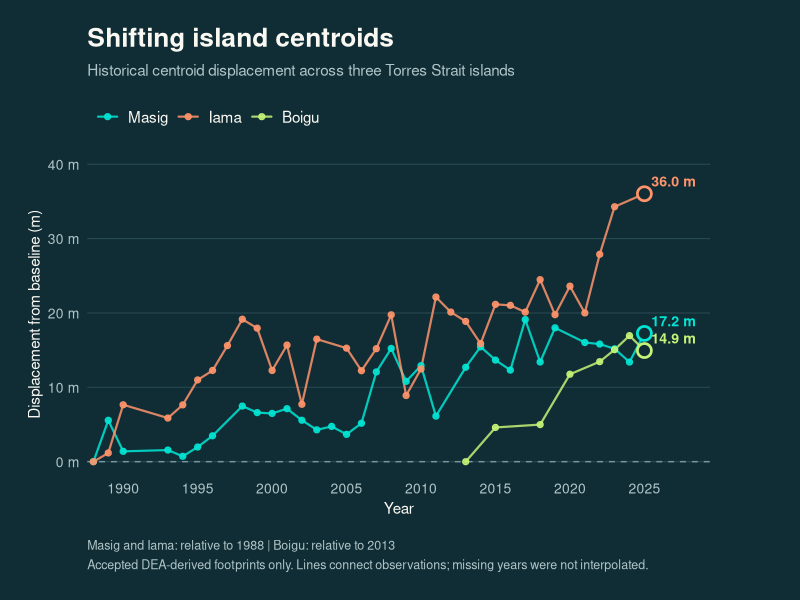

Write R code to recreate this figure.
# Historical centroid displacement in the Torres Strait
# Kendra Sturdee
#
# Compares centroid displacement from baseline footprints
# across Masig, Iama and Boigu.
# Missing observations are not interpolated.

library(ggplot2)
library(dplyr)
library(readr)
library(here)

# Load processed morphology data

masig <- read_csv(
  here("data", "processed", "Masig_05_AnnualMorphology_Diagnostics.csv"),
  show_col_types = FALSE
)

iama <- read_csv(
  here("data", "processed", "Iama_04_AnnualMorphology_Diagnostics.csv"),
  show_col_types = FALSE
)

boigu <- read_csv(
  here("data", "processed", "Boigu_10_AnnualMorphology_2013_2025.csv"),
  show_col_types = FALSE
)

# Standardise centroid measurements

prepare_centroid <- function(data, island, displacement_col) {
  
  if (!all(c("Year", displacement_col) %in% names(data))) {
    stop("Missing required centroid columns for ", island)
  }
  
  result <- data %>%
    transmute(
      Island = island,
      Year = as.integer(Year),
      Displacement_m = as.numeric(.data[[displacement_col]])
    ) %>%
    filter(!is.na(Year), !is.na(Displacement_m)) %>%
    arrange(Year)
  
  if (nrow(result) == 0 || anyDuplicated(result$Year)) {
    stop("Missing or duplicate observations for ", island)
  }
  
  if (any(!is.finite(result$Displacement_m)) ||
      any(result$Displacement_m < 0)) {
    stop("Invalid centroid displacement for ", island)
  }
  
  result
}

# Combine island records

centroid_data <- bind_rows(
  prepare_centroid(
    masig,
    "Masig",
    "CentroidDisplacementFrom1988_m"
  ),
  prepare_centroid(
    iama,
    "Iama",
    "CentroidDisp_1988_m"
  ),
  prepare_centroid(
    boigu,
    "Boigu",
    "CentroidDisp_2013_m"
  )
)

centroid_data$Island <- factor(
  centroid_data$Island,
  levels = c("Masig", "Iama", "Boigu")
)

# Verify observation periods

centroid_summary <- centroid_data %>%
  group_by(Island) %>%
  summarise(
    Observations = n(),
    Start_year = first(Year),
    End_year = last(Year),
    Final_displacement_m = last(Displacement_m),
    Maximum_displacement_m = max(Displacement_m),
    .groups = "drop"
  )

print(centroid_summary)

expected_years <- c(
  Masig = 1988,
  Iama = 1988,
  Boigu = 2013
)

expected_counts <- c(
  Masig = 33,
  Iama = 34,
  Boigu = 8
)

stopifnot(
  all(
    centroid_summary$Start_year ==
      expected_years[as.character(centroid_summary$Island)]
  ),
  all(centroid_summary$End_year == 2025),
  all(
    centroid_summary$Observations ==
      expected_counts[as.character(centroid_summary$Island)]
  )
)

# Verify baseline displacement

baseline_data <- centroid_data %>%
  group_by(Island) %>%
  slice_min(Year, n = 1, with_ties = FALSE) %>%
  ungroup()

stopifnot(
  all(abs(baseline_data$Displacement_m) < 1e-6)
)

# StoryMap colour palette

island_colours <- c(
  Masig = "#00E5D4",
  Iama = "#FF936B",
  Boigu = "#C5F277"
)

ocean <- "#102D35"
ivory <- "#FAF8F2"
muted <- "#AFC4C8"
grid_colour <- "#294A53"

# Identify final observations

endpoints <- centroid_data %>%
  group_by(Island) %>%
  slice_max(Year, n = 1, with_ties = FALSE) %>%
  ungroup() %>%
  mutate(
    EndpointLabel = sprintf("%.1f m", Displacement_m)
  )

# Create centroid displacement figure

centroid_plot <- ggplot(
  centroid_data,
  aes(
    x = Year,
    y = Displacement_m,
    colour = Island,
    group = Island
  )
) +
  geom_hline(
    yintercept = 0,
    colour = "#78969D",
    linewidth = 0.5,
    linetype = "dashed"
  ) +
  geom_line(
    linewidth = 0.75,
    alpha = 0.85,
    lineend = "round"
  ) +
  geom_point(
    size = 1.8,
    alpha = 0.9
  ) +
  geom_point(
    data = endpoints,
    shape = 21,
    size = 3.8,
    stroke = 1.4,
    fill = ocean,
    show.legend = FALSE
  ) +
  geom_text(
    data = endpoints,
    aes(label = EndpointLabel),
    hjust = -0.15,
    vjust = -0.65,
    fontface = "bold",
    size = 3.6,
    show.legend = FALSE
  ) +
  scale_colour_manual(
    values = island_colours
  ) +
  scale_x_continuous(
    breaks = seq(1990, 2025, 5),
    limits = c(1988, 2029),
    expand = expansion(mult = c(0.01, 0.01))
  ) +
  scale_y_continuous(
    labels = function(x) paste0(x, " m"),
    expand = expansion(mult = c(0.05, 0.15))
  ) +
  coord_cartesian(
    clip = "off"
  ) +
  labs(
    title = "Shifting island centroids",
    subtitle = "Historical centroid displacement across three Torres Strait islands",
    x = "Year",
    y = "Displacement from baseline (m)",
    colour = NULL,
    caption = paste0(
      "Masig and Iama: relative to 1988 | Boigu: relative to 2013\n",
      "Accepted DEA-derived footprints only. ",
      "Lines connect observations; missing years were not interpolated."
    )
  ) +
  theme_minimal(base_size = 12) +
  theme(
    plot.background = element_rect(
      fill = ocean,
      colour = NA
    ),
    panel.background = element_rect(
      fill = ocean,
      colour = NA
    ),
    plot.title = element_text(
      colour = ivory,
      face = "bold",
      size = 19,
      margin = margin(b = 8)
    ),
    plot.subtitle = element_text(
      colour = muted,
      size = 11,
      margin = margin(b = 12)
    ),
    axis.title = element_text(
      colour = ivory,
      size = 11
    ),
    axis.text = element_text(
      colour = muted,
      size = 10
    ),
    panel.grid.major.y = element_line(
      colour = grid_colour,
      linewidth = 0.35
    ),
    panel.grid.major.x = element_blank(),
    panel.grid.minor = element_blank(),
    axis.ticks = element_blank(),
    legend.position = "top",
    legend.justification = "left",
    legend.text = element_text(
      colour = ivory,
      size = 11
    ),
    legend.key = element_rect(
      fill = ocean,
      colour = NA
    ),
    legend.background = element_rect(
      fill = ocean,
      colour = NA
    ),
    plot.caption = element_text(
      colour = muted,
      size = 9,
      hjust = 0,
      lineheight = 1.3,
      margin = margin(t = 16)
    ),
    plot.margin = margin(20, 65, 20, 20)
  )

# Preview figure

print(centroid_plot)
